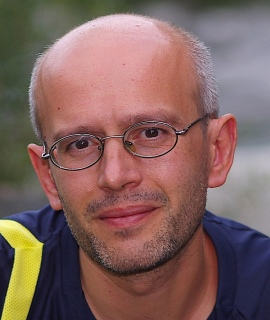
%> input picture PROY5_TransformacionesDominio/ant.jpg, 270 x 320 px
$ octave proy5_script1.m   (GNU Octave 9; MATLAB toolbox functions it lacks are replaced by stand-ins)
%> lines starting %> are read from the running program, lines starting %| are printed output that depends on the picture
### PROY5_TransformacionesDominio/determina_triang.m
function clas=determina_triang(tri,xy,N,M)

clas=uint8(ones(N,M));

NT=size(tri,1);

for k=1:NT

  XY=xy(tri(k,:),:);

  v0 = XY(2,:)-XY(1,:);
  v1 = XY(3,:)-XY(1,:);

  d00 = v0*v0'; d01 = v1*v0'; d11 = v1*v1';
  A = [d00 d01; d01 d11]; %K =inv([d00 d01; d01 d11]);

  mm=ceil(min(XY)); MM=floor(max(XY));
  rx=mm(1): MM(1);
  ry=mm(2): MM(2);
  unos = rx*0+1;

  fila=1;
  for j=ry
     tira = [rx-XY(1,1); unos*j-XY(1,2)];
     dp = [v0; v1]*tira;
     uv = A\dp;  %uv = K * dp;
     test=((uv(1,:) >= 0) & (uv(2,:) >= 0) & (sum(uv)<= 1.00));
     clas(j,rx(test))=k;
     fila=fila+1;
  end

end

return

### PROY5_TransformacionesDominio/get_P3.m
function P=get_P3(xy,xyp)
x = xy(:,1); y =xy(:,2);
xp = xyp(:,1); yp=xyp(:,2); % Extraigo datos origen (x,y) y destino (xp,yp)

H=[x, y, [1 , 1 , 1]']; % matriz H cogemos de 3x3 en vez de 6x6

c1 = H\xp;
c2 = H\yp;

P = [c1';
     c2';
     0 0 1]; % Obtenemos matriz de coeficientes

return

### PROY5_TransformacionesDominio/proy5_script1.m
yoli=imread('ant.jpg');
%> yoli is the input picture: size 320x270x3 uint8; mean R, G, B 128.7, 98.9, 95
victor=imread('willis.jpg');
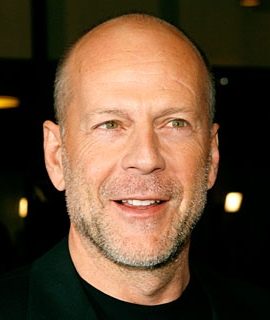
%> input picture PROY5_TransformacionesDominio/willis.jpg, 270 x 320 px
%> victor is the input picture: size 320x270x3 uint8; mean R, G, B 98.2, 73.9, 52.4
load('xy_control.mat');
% promediar las coordenadas
%yoli=imread('yoli.jpg');
%victor=imread('victor.jpg');
%load('xy_yoli_victor.mat');

[N,M,s] = size(x1);
xm= x1./2 + x2./2;
ym= y1./2 + y2./2;
tri=delaunay(xm,ym);
figure
image(ant);hold on;
%> (this line was passed over: ant is not available in this run)
triplot(tri,x1,y1);
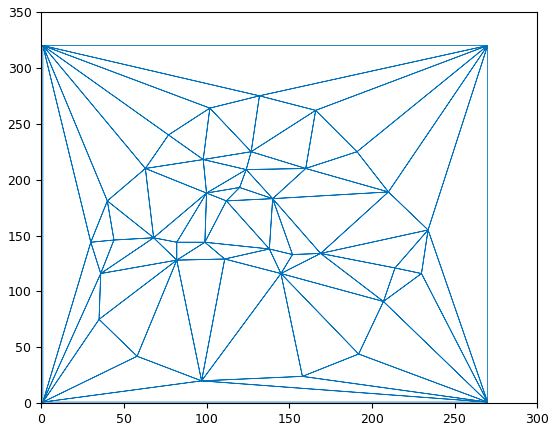
%> figure redrawn from the program's plot data; highest point at x = 1, y = 320
[NT,M,s]=size(tri);
figure
image(willis);hold on;
%> (this line was passed over: willis is not available in this run)
triplot(tri,x2,y2);
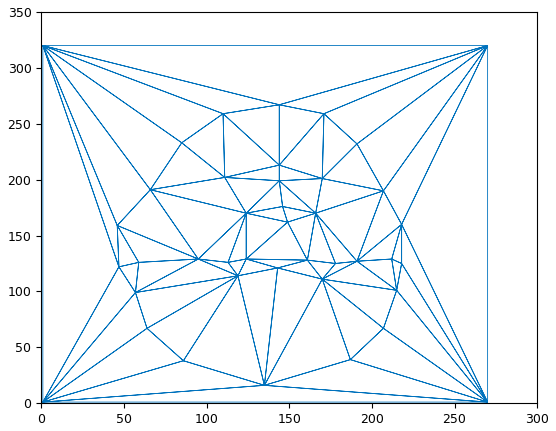
%> figure redrawn from the program's plot data; highest point at x = 1, y = 320

P1=cell(1,NT);
P2=cell(1,NT);

%Calcular las matrices de transformaci髇.
for k = 1:NT
    id=tri(k,:);
    Xorg=xm(id,:);
    Yorg=ym(id,:);
    X1dest=x1(id,:);
    Y1dest=y1(id,:);
    X2dest=x2(id,:);
    Y2dest=y2(id,:);
    destino1=[X1dest,Y1dest];
    destino2=[X2dest,Y2dest];
    origen=[Xorg,Yorg];
    P1{k}=get_P3(origen,destino1);
    P2{k}=get_P3(origen,destino2);
end
% vemos en que triangulo cae cada pixel.
[N,M,s]=size(yoli);
%> N = 320; M = 270; s = 3
clas=determina_triang(tri,[xm ym],N,M);
%> after the loop in determina_triang, `for k=1:NT`:
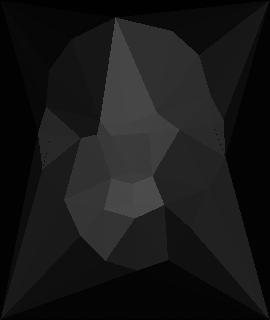
%> clas: size 320x270 uint8; min 1, max 76, mean 24.3
%> (the run ends here)
